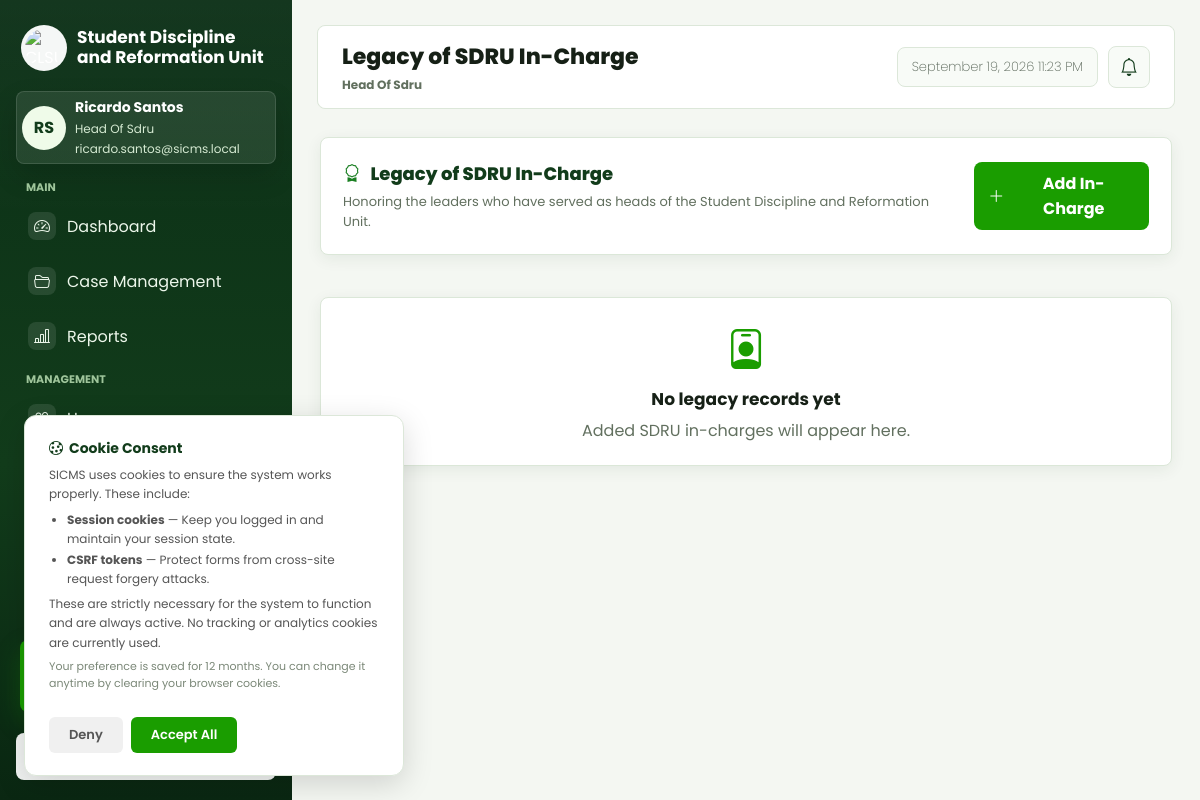
Before: /web/views/legacy/index.php (signed in) with the older database file.
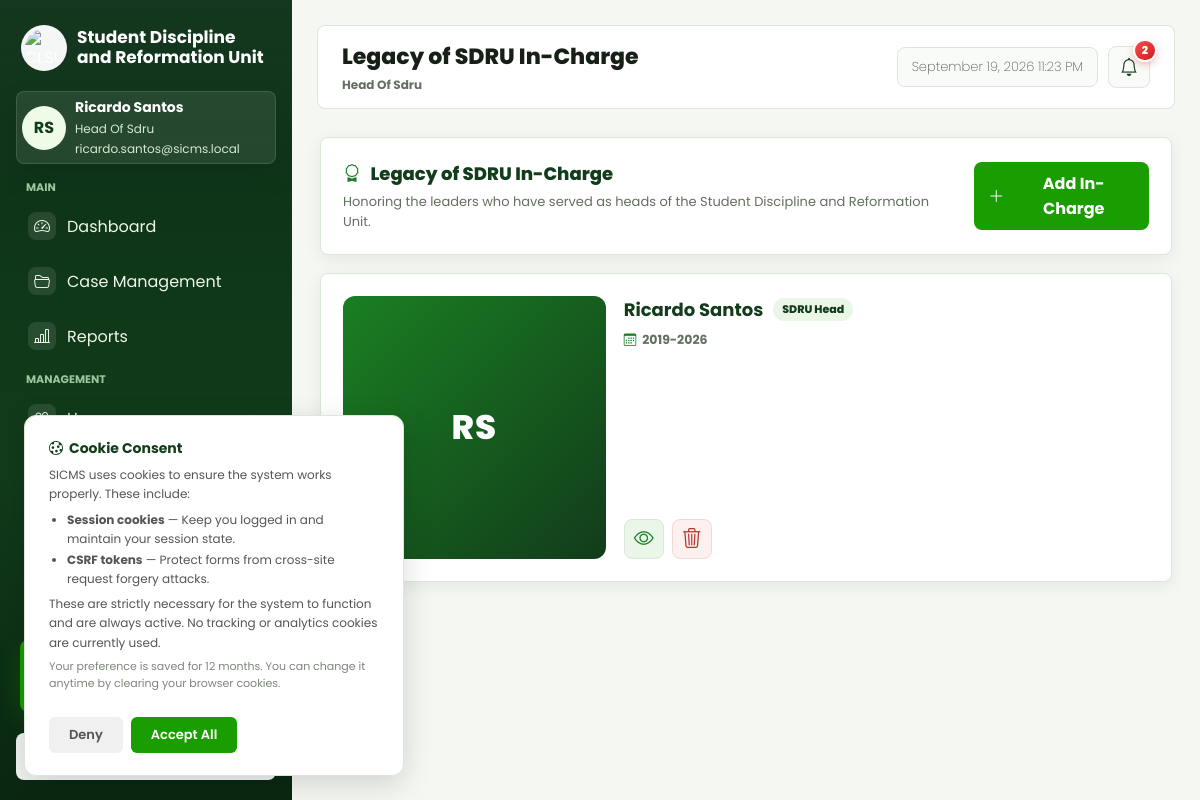
After: the same page with the newer database file.
### tables this page shows
CREATE TABLE `accounts` (
  `account_id` int(10) unsigned NOT NULL AUTO_INCREMENT,
  `first_name` varchar(100) NOT NULL,
  `last_name` varchar(100) NOT NULL,
  `email` varchar(255) NOT NULL,
  `password_hash` varchar(255) DEFAULT NULL,
  `auth_provider` varchar(50) DEFAULT NULL,
  `role` varchar(50) NOT NULL DEFAULT 'student',
  `status` varchar(20) NOT NULL DEFAULT 'active',
  `college_id` int(10) unsigned DEFAULT NULL,
  `student_number` varchar(50) DEFAULT NULL,
  `college` varchar(255) DEFAULT NULL,
  `course` varchar(255) DEFAULT NULL,
  `section` varchar(50) DEFAULT NULL,
  `created_at` datetime NOT NULL DEFAULT current_timestamp(),
  `updated_at` datetime NOT NULL DEFAULT current_timestamp() ON UPDATE current_timestamp(),
  `phone_number` varchar(20) NOT NULL DEFAULT '',
  `gender` varchar(20) NOT NULL DEFAULT '',
  `birthday` date DEFAULT NULL,
  `address` text NOT NULL,
  PRIMARY KEY (`account_id`),
  UNIQUE KEY `uq_accounts_email` (`email`),
  KEY `idx_accounts_role` (`role`),
  KEY `idx_accounts_status` (`status`)
);

CREATE TABLE `legacy_incharges` (
  `legacy_id` int(10) unsigned NOT NULL AUTO_INCREMENT,
  `full_name` varchar(150) NOT NULL,
  `position` varchar(100) NOT NULL,
  `tenure` varchar(50) DEFAULT NULL,
  `description` text DEFAULT NULL,
  `photo_path` varchar(255) DEFAULT NULL,
  `created_at` datetime NOT NULL DEFAULT current_timestamp(),
  `updated_at` datetime NOT NULL DEFAULT current_timestamp() ON UPDATE current_timestamp(),
  PRIMARY KEY (`legacy_id`)
);

### web/helpers/Security.php (called while the page is built, shortened)
<?php
class Security {
    public static function startSession(array $options = []) {
        if (session_status() === PHP_SESSION_ACTIVE) {
            return;
        }
        $isHttps = (!empty($_SERVER['HTTPS']) && $_SERVER['HTTPS'] !== 'off');
        $defaults = [
            'cookie_lifetime' => 86400,
            'cookie_httponly' => true,
            'cookie_secure' => $isHttps,
            'cookie_samesite' => 'Lax',
        ];
    }
}

### web/config/Database.php (called while the page is built, shortened)
<?php
class Database{
    private $conn;
    public function __construct(){
        $this->host = getenv('DB_HOST') ?: '127.0.0.1';
        $this->port = (int) (getenv('DB_PORT') ?: '3307');
        $this->username = getenv('DB_USER') ?: 'root';
        $this->password = getenv('DB_PASSWORD') ?: '';
        $this->database = getenv('DB_NAME') ?: 'sicms';
        $this->conn = mysqli_init();
        mysqli_options($this->conn, MYSQLI_OPT_CONNECT_TIMEOUT, 3);
        try {
            $connected = mysqli_real_connect(
                $this->conn,
                $this->host,
                $this->username,
                $this->password,
                $this->database,
                $this->port
            );
        } catch (mysqli_sql_exception $e) {
            $connected = false;
        }
    }
    public function getConnection(){
        return $this->conn;
    }
}

### web/controllers/LegacyController.php (called while the page is built, shortened)
<?php
require_once __DIR__ . '/../config/Database.php';
require_once __DIR__ . '/../models/User.php';
require_once __DIR__ . '/../models/LegacyInCharge.php';
require_once __DIR__ . '/../helpers/Security.php';
class LegacyController {
    private $user;
    public function __construct() {
        $this->authenticate();
    }
    public function index() {
        return [
            'user' => $this->user,
            'entries' => LegacyInCharge::orderedAll(),
            'message' => $_SESSION['legacy_message'] ?? null,
            'errors' => $_SESSION['legacy_errors'] ?? [],
            'old' => $_SESSION['legacy_old'] ?? [],
        ];
    }
    private function authenticate() {
        $this->database = new Database();
        $this->db = $this->database->getConnection();
        $this->user = User::findByEmail($_SESSION['email']);
    }
}

### web/models/User.php (called while the page is built, shortened)
<?php
class User extends Model {
    public static function findByEmail($email) {
        $query = "SELECT * FROM accounts WHERE email = ?";
        $stmt = self::$conn->prepare($query);
        $stmt->bind_param("s", $email);
        $stmt->execute();
        $result = $stmt->get_result();
        return $result->fetch_assoc();
    }
}

### web/models/LegacyInCharge.php (called while the page is built, shortened)
<?php
class LegacyInCharge extends Model {
    protected static $table = 'legacy_incharges';
    public static function orderedAll() {
        $sql = "SELECT * FROM " . static::$table . " ORDER BY legacy_id DESC";
        $stmt = mysqli_prepare(self::$conn, $sql);
        mysqli_stmt_execute($stmt);
        $result = mysqli_stmt_get_result($stmt);
        return $result ? mysqli_fetch_all($result, MYSQLI_ASSOC) : [];
    }
}

### web/views/layout/navigation.php (called while the page is built, shortened)
<?php
$roleLabel = ucwords(str_replace(['-', '_'], ' ', (string) ($user['role'] ?? '')));
$displayName = trim(($user['first_name'] ?? '') . ' ' . ($user['last_name'] ?? '')) ?: ($user['email'] ?? 'User');
$initials = strtoupper(substr($user['first_name'] ?? ($user['email'] ?? 'U'), 0, 1) . substr($user['last_name'] ?? '', 0, 1));
$initials = trim($initials) ?: 'U';

### web/models/Notification.php (called while the page is built, shortened)
<?php
class Notification extends Model {
    public static function unreadCount($accountId) {
        try {
            $stmt = self::$conn->prepare("SELECT COUNT(*) AS total FROM notifications WHERE account_id = ? AND is_read = 0");
            $stmt->bind_param("i", $accountId);
            $stmt->execute();
            $result = $stmt->get_result();
            $row = $result->fetch_assoc();
            return (int) ($row['total'] ?? 0);
        } catch (Throwable $exception) {
            return 0;
        }
    }
}

### web/views/legacy/index.php (the view, shortened to what the rows shown need)
<?php
require_once __DIR__ . '/../../controllers/LegacyController.php';
$controller = new LegacyController();
$viewData = $controller->index();
$user = $viewData['user'];
$entries = $viewData['entries'];
function h($value) {
    return htmlspecialchars((string) $value, ENT_QUOTES, 'UTF-8');
}
function legacy_initials(string $fullName): string {
    $parts = preg_split('/\s+/', trim($fullName)) ?: [];
    $initials = strtoupper(substr($parts[0] ?? 'U', 0, 1) . substr($parts[1] ?? '', 0, 1));
    return trim($initials) ?: 'U';
}
function legacy_photo_url(?string $photoPath): string {
    return '';
}
?>
<!DOCTYPE html>
<html lang="en">
<head>
    <link rel="stylesheet" href="../layout/style.css">
    <link rel="stylesheet" href="../layout/sidebar.css">
    <link rel="stylesheet" href="../layout/accounts.css?v=2">
    <link rel="stylesheet" href="../layout/system.css?v=2">
    <link rel="stylesheet" href="https://cdn.jsdelivr.net/npm/bootstrap-icons@1.11.3/font/bootstrap-icons.min.css">
    <link rel="stylesheet" href="../layout/legacy.css?v=6">
</head>
<body>
    <div class="dashboard-shell">
        <?php require __DIR__ . '/../layout/sidebar.php'; ?>
        <div class="app-content">
            <?php $pageTitle = 'Legacy of SDRU In-Charge'; require __DIR__ . '/../layout/topbar.php'; ?>
            <main class="wrap legacy-page">
                <section class="panel legacy-hero">
                    <div class="legacy-hero-text">
                        <h2><i class="bi bi-award" aria-hidden="true"></i> Legacy of SDRU In-Charge</h2>
                    </div>
                </section>
                <?php if (empty($entries)): ?>
                    <section class="panel legacy-empty">
                        <i class="bi bi-person-badge" aria-hidden="true"></i>
                        <h3>No legacy records yet</h3>
                        <p>Added SDRU in-charges will appear here.</p>
                    </section>
                <?php else: ?>
                    <div class="legacy-list">
                        <?php foreach ($entries as $entry): ?>
                            <?php $photoUrl = legacy_photo_url($entry['photo_path'] ?? null); ?>
                            <article class="panel legacy-card" id="legacy-entry-<?= (int) $entry['legacy_id'] ?>" data-legacy-id="<?= (int) $entry['legacy_id'] ?>">
                                <div class="legacy-card-photo">
                                    <?php if ($photoUrl): ?>
                                        <img src="<?= $photoUrl ?>" alt="Photo of <?= h($entry['full_name']) ?>">
                                    <?php else: ?>
                                        <span class="legacy-photo-fallback"><?= h(legacy_initials((string) $entry['full_name'])) ?></span>
                                    <?php endif; ?>
                                </div>
                                <div class="legacy-card-info">
                                    <div class="legacy-card-topline">
                                        <h3><?= h($entry['full_name']) ?></h3>
                                        <span class="status-pill"><?= h($entry['position']) ?></span>
                                    </div>
                                    <?php if (!empty($entry['tenure'])): ?>
                                        <div class="legacy-tenure"><i class="bi bi-calendar3" aria-hidden="true"></i> <?= h($entry['tenure']) ?></div>
                                    <?php endif; ?>
                                    <div class="legacy-card-actions">
                                        <button type="button" class="icon-action legacy-view-open" title="View profile" aria-label="View profile of <?= h($entry['full_name']) ?>">
                                            <i class="bi bi-eye" aria-hidden="true"></i>
                                        </button>
                                        <form method="POST" action="index.php" data-entry-name="<?= h($entry['full_name']) ?>">
                                            <button type="submit" class="icon-action icon-danger" title="Delete entry" aria-label="Delete entry of <?= h($entry['full_name']) ?>">
                                                <i class="bi bi-trash3" aria-hidden="true"></i>
                                            </button>
                                        </form>
                                    </div>
                                </div>
                            </article>
                        <?php endforeach; ?>
                    </div>
                <?php endif; ?>
            </main>
        </div>
    </div>
</body>
</html>

### web/views/layout/sidebar.php (shortened to what the rows shown need)
<?php
require __DIR__ . '/navigation.php';
$userEmail = isset($user['email']) ? $user['email'] : '';
?>
<aside class="sidebar" id="app-sidebar">
    <div class="sidebar-profile">
        <div class="avatar" aria-hidden="true"><?= h($initials) ?></div>
        <div>
            <div class="profile-name"><?= h($displayName) ?></div>
            <div class="profile-role"><?= h($roleLabel) ?></div>
            <div class="profile-email"><?= h($userEmail) ?></div>
        </div>
    </div>
</aside>

### web/views/layout/topbar.php (shortened to what the rows shown need)
<?php
require __DIR__ . '/navigation.php';
require_once __DIR__ . '/../../helpers/Security.php';
require_once __DIR__ . '/../../models/Notification.php';
$pageTitle = $pageTitle ?? 'Dashboard';
$hidePageTitle = $hidePageTitle ?? false;
$unreadNotificationCount = 0;
if (isset($user['account_id'])) {
    $unreadNotificationCount = Notification::unreadCount((int) $user['account_id']);
}
?>
<div class="app-topbar-container">
    <header class="app-topbar<?= $hidePageTitle ? ' app-topbar-titleless' : '' ?>">
        <?php if (!$hidePageTitle): ?>
            <div class="app-topbar-title">
                <h1><?= h($pageTitle) ?></h1>
                <p><?= h($roleLabel) ?></p>
            </div>
        <?php endif; ?>
        <div class="app-topbar-actions">
            <details class="profile-dropdown">
                <summary class="topbar-icon" title="Notifications" aria-label="Notifications">
                    <i class="bi bi-bell" aria-hidden="true" style="font-size:15ipx;"></i>
                    <?php if ($unreadNotificationCount > 0): ?>
                        <span class="notification-badge"><?= (int) $unreadNotificationCount ?></span>
                    <?php endif; ?>
                </summary>
            </details>
        </div>
    </header>
</div>

Changed rows visible on the page:
changed accounts "RS": account_id (not shown) → "2"
added legacy_incharges: full_name.last_name "RS", full_name "Ricardo Santos", position "SDRU Head", tenure "2019-2026"
Other visible differences:
text no longer shown: "No legacy records yet Added SDRU in-charges will appear here."
